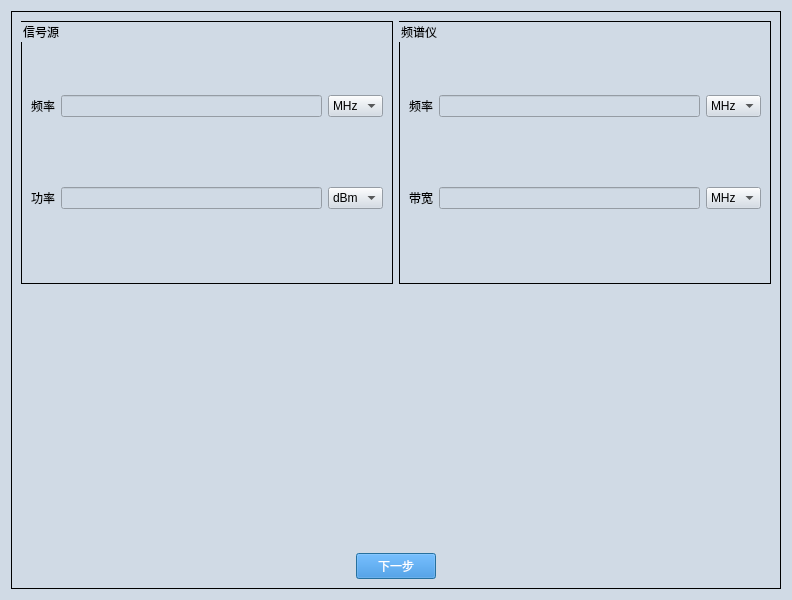
<?xml version="1.0" encoding="UTF-8"?>
<ui version="4.0">
 <class>Dialog</class>
 <widget class="QDialog" name="Dialog">
  <property name="geometry">
   <rect>
    <x>0</x>
    <y>0</y>
    <width>792</width>
    <height>600</height>
   </rect>
  </property>
  <property name="font">
   <font>
    <family>Microsoft YaHei</family>
    <pointsize>14</pointsize>
   </font>
  </property>
  <property name="windowTitle">
   <string>Dialog</string>
  </property>
  <property name="styleSheet">
   <string notr="true">QDialog{
background-color:#D0DAE5;
}

QTextBrower{
background-color:#D0DAE5;
}

QLineEdit{
background-color:#D0DAE5;
}

QWidget{
background-color:#D0DAE5;
}

QStackedWidget{
background-color:#D0DAE5;
}

QHeaderView{
background-color:#D0DAE5;
}

QLabel{
font-size:12px;
font-family:Microsoft YaHei;
background-color:#D0DAE5;
}

QPushButton{         /*按钮自适应拉伸背景*/
border-width: 2px 15px 2px 15px;
background-color:#2884D8;
color: #FFFFFF;
font-size:12px;
font-family:Microsoft YaHei;
}

QGroupBox{
font-size:12px;
font-family:Microsoft YaHei;
border:1px solid rgb(0, 0, 0); 
}</string>
  </property>
  <layout class="QGridLayout" name="gridLayout_2">
   <item row="0" column="0">
    <widget class="QGroupBox" name="groupBox">
     <property name="title">
      <string/>
     </property>
     <layout class="QGridLayout" name="gridLayout_4" rowstretch="1,0,1,0">
      <item row="3" column="0" colspan="2">
       <layout class="QGridLayout" name="gridLayout">
        <item row="0" column="0">
         <spacer name="horizontalSpacer">
          <property name="orientation">
           <enum>Qt::Horizontal</enum>
          </property>
          <property name="sizeHint" stdset="0">
           <size>
            <width>40</width>
            <height>20</height>
           </size>
          </property>
         </spacer>
        </item>
        <item row="0" column="1">
         <widget class="QPushButton" name="pushButton_next">
          <property name="text">
           <string>下一步</string>
          </property>
         </widget>
        </item>
        <item row="0" column="2">
         <spacer name="horizontalSpacer_2">
          <property name="orientation">
           <enum>Qt::Horizontal</enum>
          </property>
          <property name="sizeHint" stdset="0">
           <size>
            <width>40</width>
            <height>20</height>
           </size>
          </property>
         </spacer>
        </item>
       </layout>
      </item>
      <item row="0" column="0" rowspan="2" colspan="2">
       <layout class="QHBoxLayout" name="horizontalLayout">
        <item>
         <widget class="QGroupBox" name="groupBox_2">
          <property name="title">
           <string>信号源</string>
          </property>
          <layout class="QGridLayout" name="gridLayout_3">
           <item row="0" column="2">
            <widget class="QComboBox" name="comboBox_sg_freq">
             <item>
              <property name="text">
               <string>MHz</string>
              </property>
             </item>
            </widget>
           </item>
           <item row="0" column="1">
            <widget class="QLineEdit" name="lineEdit_freq_sg"/>
           </item>
           <item row="1" column="0">
            <widget class="QLabel" name="label_2">
             <property name="text">
              <string>功率</string>
             </property>
            </widget>
           </item>
           <item row="0" column="0">
            <widget class="QLabel" name="label">
             <property name="text">
              <string>频率</string>
             </property>
            </widget>
           </item>
           <item row="1" column="1">
            <widget class="QLineEdit" name="lineEdit_power_sg"/>
           </item>
           <item row="1" column="2">
            <widget class="QComboBox" name="comboBox_sg_power">
             <item>
              <property name="text">
               <string>dBm</string>
              </property>
             </item>
            </widget>
           </item>
          </layout>
         </widget>
        </item>
        <item>
         <widget class="QGroupBox" name="groupBox_4">
          <property name="title">
           <string>频谱仪</string>
          </property>
          <layout class="QGridLayout" name="gridLayout_5">
           <item row="0" column="1">
            <widget class="QLineEdit" name="lineEdit_freq_sa"/>
           </item>
           <item row="1" column="0">
            <widget class="QLabel" name="label_8">
             <property name="text">
              <string>带宽</string>
             </property>
            </widget>
           </item>
           <item row="1" column="2">
            <widget class="QComboBox" name="comboBox_sa_bw">
             <item>
              <property name="text">
               <string>MHz</string>
              </property>
             </item>
            </widget>
           </item>
           <item row="0" column="2">
            <widget class="QComboBox" name="comboBox_sa_freq">
             <item>
              <property name="text">
               <string>MHz</string>
              </property>
             </item>
            </widget>
           </item>
           <item row="0" column="0">
            <widget class="QLabel" name="label_7">
             <property name="text">
              <string>频率</string>
             </property>
            </widget>
           </item>
           <item row="1" column="1">
            <widget class="QLineEdit" name="lineEdit_bw_sa"/>
           </item>
          </layout>
         </widget>
        </item>
       </layout>
      </item>
     </layout>
    </widget>
   </item>
  </layout>
 </widget>
 <resources>
  <include location="iconQrc.qrc"/>
 </resources>
 <connections/>
</ui>
